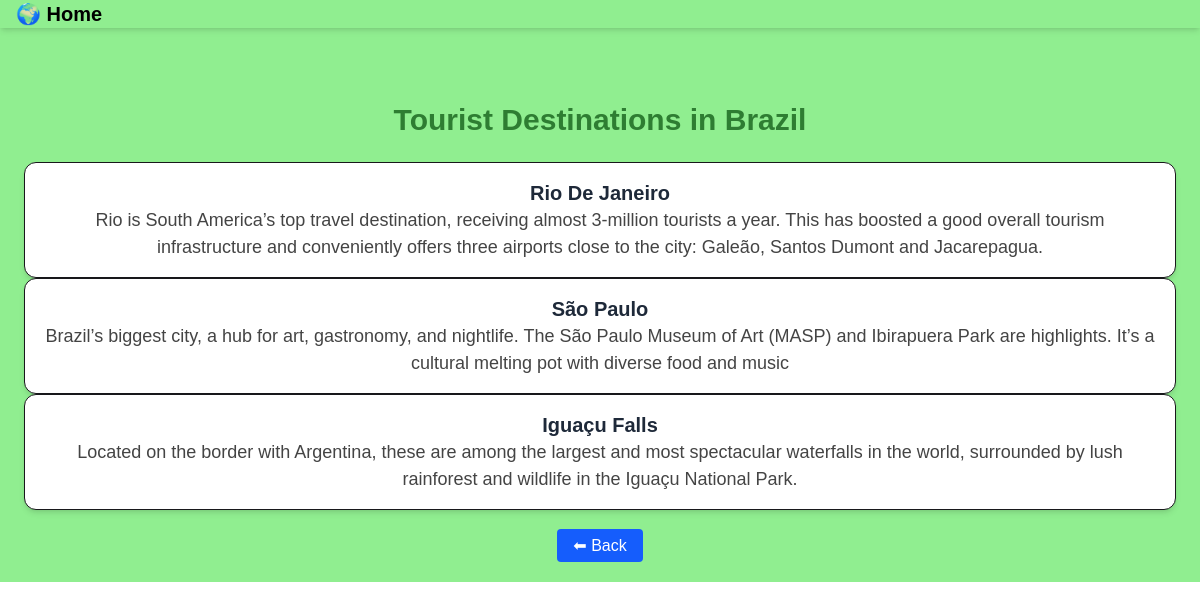
Page /pages/2/destinations/ on the committed database.
### pages/models.py (models this page shows, shortened)
class Page(models.Model):
    COUNTRY_CHOICES = [
        ('gl', 'Gilgit'),
        ('hz', 'Hunza'),
        ('sk', 'Skardu'),
        ('st', 'Swat Valley'),
        ('ak', 'Azad Kashmir'),
    ]
    name = models.CharField(max_length=200)
    image = models.ImageField(upload_to='pages/')
    country = models.CharField(max_length=2, choices=COUNTRY_CHOICES)  # renamed from 'type'
    description = models.TextField(blank=True, null=True)

class TouristDestination(models.Model):
    page = models.ForeignKey(Page, on_delete=models.CASCADE, related_name="destinations")
    name = models.CharField(max_length=200)
    description = models.TextField(blank=True, null=True)

### pages/views.py (the view)
# urls.py: path('<int:page_id>/destinations/', views.page_destinations, name='page_destinations'),
def page_destinations(request, page_id):
    page = get_object_or_404(Page, id=page_id)
    destinations = page.destinations.all()
    return render(request, "pages/page_destinations.html", {
        "page": page,
        "destinations": destinations
    })

### pages/templates/pages/page_destinations.html (shortened to what this page needs)
{% extends "layout.html" %}
{% block content %}
  <h1 class="text-3xl font-semibold mb-6 text-center text-gray-800">
    Tourist Destinations in {{ page.name }}
  </h1>
  {% if destinations %}
    <ul class="space-y-4">
      {% for destination in destinations %}
        <li class="p-4 border rounded-xl shadow-md bg-white hover:shadow-lg transition-shadow duration-300">
          <h2 class="text-xl font-bold text-gray-800">{{ destination.name }}</h2>
          <p class="text-gray-600 mt-1">{{ destination.description }}</p>
        </li>
      {% endfor %}
    </ul>
  {% else %}
    <p class="text-gray-600 text-center mt-4">
      No tourist destinations added yet for this country.
    </p>
  {% endif %}
  <div class="mt-6 text-center">
         <a href="{% url 'all_pages' %}"
           class="px-4 py-2 bg-blue-600 text-white rounded hover:bg-blue-700">
            ⬅ Back
        </a>
    </div>
{% endblock %}

### static/style.css (style rules this page uses)
body { font-family: Arial, sans-serif; background-color: lightgreen; margin: 0; padding: 0; text-align: center; }
h1 { color: #2e7d32; margin-top: 50px; }
p { color: #444; font-size: 18px; }

### rows in the picture
Page: name "Brazil"
TouristDestination: name "Rio De Janeiro", description "Rio is South America’s top travel destination, receiving almost 3-million tourists a year. This has boosted a good overall tourism infrastructure and conveniently offers three airports close to the city: Galeão, Santos Dumont and Jacarepagua."
TouristDestination: name "São Paulo", description "Brazil’s biggest city, a hub for art, gastronomy, and nightlife. The São Paulo Museum of Art (MASP) and Ibirapuera Park are highlights. It’s a cultural melting pot with diverse food and music"
TouristDestination: name "Iguaçu Falls", description "Located on the border with Argentina, these are among the largest and most spectacular waterfalls in the world, surrounded by lush rainforest and wildlife in the Iguaçu National Park."
